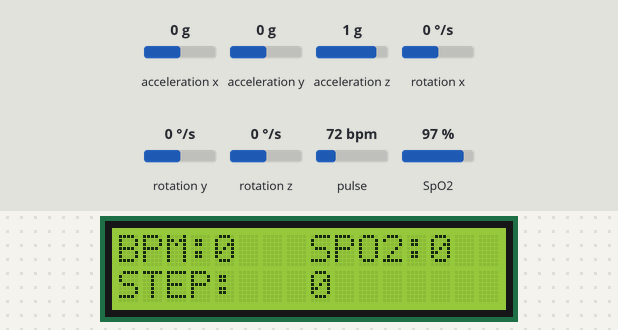
A sketch run on a simulated ESP32. Shown: 16×2 character LCD. Inputs (shaded band) come from the test bench; at power-on: pulse 72 bpm, SpO2 97 %, acceleration y 0 g, acceleration x 0 g, acceleration z 1 g, rotation x 0 °/s, rotation y 0 °/s, rotation z 0 °/s. WiFi joins after 1.5 s; servers stay silent unless stated; what the sketch prints to the serial monitor is not drawn.

Above: at 2.9 s.
3.0 s: pulse set to 42 bpm
At 4.8 s:
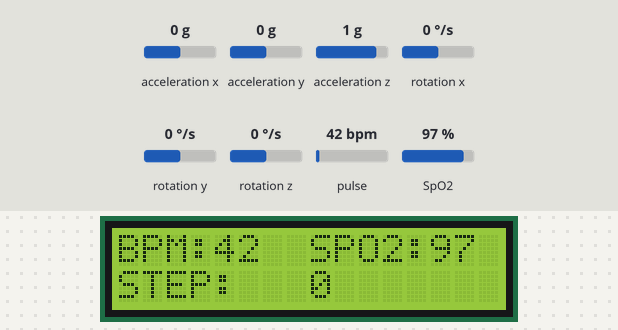
5.5 s: SpO2 set to 80 %
At 6.3 s:
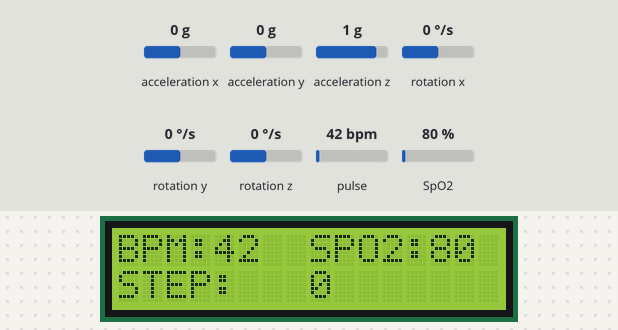
7.4 s: acceleration y set to -1.4 g
At 9.4 s:
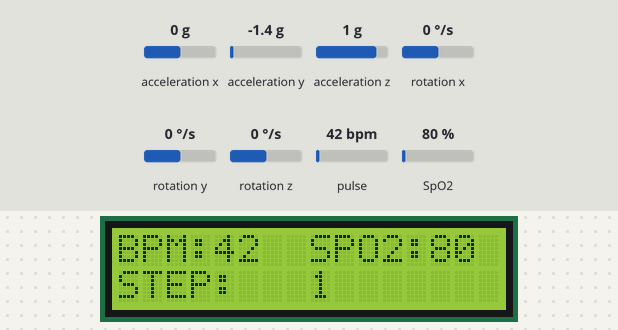
9.7 s: pulse set to 70 bpm
At 11.1 s:
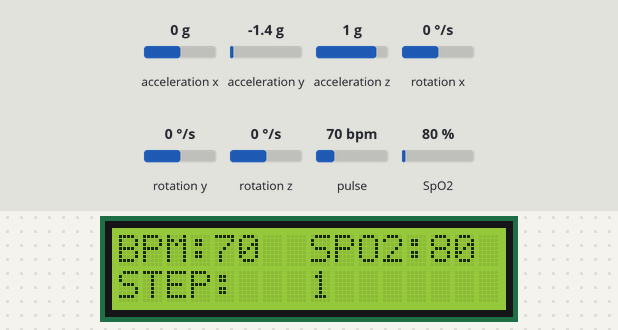
11.6 s: SpO2 set to 85 %
At 12.7 s:
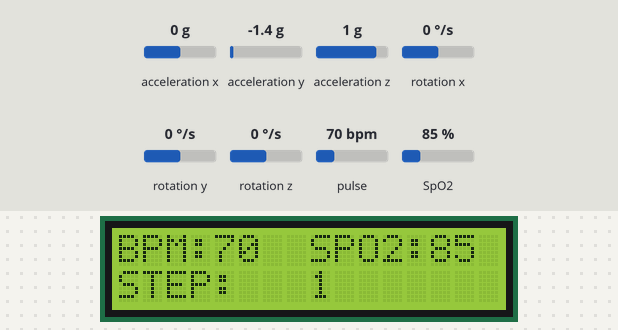
Timing chart, 0 to 14.5 s (numbered marks = the images above; inputs shaded):
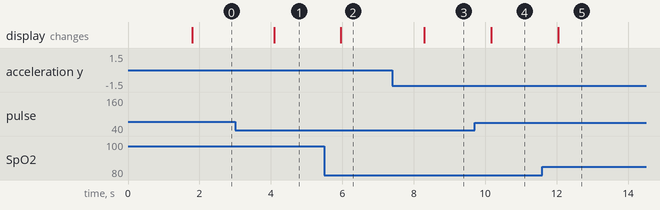

The sketch:

phan_cung.ino
```cpp
#include <Wire.h>
#include "MAX30100_PulseOximeter.h"
PulseOximeter pox;
int BPM, SpO2;
#include <LiquidCrystal_I2C.h>
LiquidCrystal_I2C lcd(0x27,16,2);
#include "I2Cdev.h"
#include "MPU6050.h"
//khaibao firebase
#include "WiFi.h"
const char* ssid = "robin ngoai dao hoang";
const char* password = "xinthicho";
#include <Firebase_ESP_Client.h>
#define FIREBASE_HOST "https://firebas-demo-esp32-default-rtdb.firebaseio.com/"
#define FIREBASE_AUTH "AIzaSyBRXP6uI9HKOjDzfMaVWHFDaCrl5Sz6zmo"

FirebaseData firebaseData;
FirebaseAuth auth;
FirebaseConfig config;

MPU6050 accelgyro;
int16_t ax, ay, az;
#define OUTPUT_READABLE_ACCELGYRO
int stepCount = 0;
int previousReading = 0;
int stepThreshold = 2000; // Adjust this value as needed
int n = 0;
int BPM1 = 0, SpO21 = 0;
const unsigned long interval = 10000;  // Gửi dữ liệu mỗi 10 giây
unsigned long previousMillis = 0;

void setup() {
  Serial.begin(9600);
  //ket noi wifi
  delay(200);
  Serial.println();
  Serial.print("Connecting to wifi: ");
  Serial.println(ssid);
  WiFi.begin(ssid, password);
  while (WiFi.status() != WL_CONNECTED) {
    delay(500);
    Serial.print(".");
  }

  Serial.printf("Firebase client v%s\n\n", FIREBASE_CLIENT_VERSION);  // Kêt nối Firebase

    config.api_key = FIREBASE_AUTH;
    config.database_url = FIREBASE_HOST;

  if (Firebase.signUp(&config, &auth, "", "")){
    Serial.println("ok");
  }
  else{
    Serial.printf("%s\n", config.signer.signupError.message.c_str());
  }
Firebase.begin(&config, &auth);


  Firebase.reconnectWiFi(true);

   lcd.init();
  // Print a message to the LCD.
    lcd.backlight();
    lcd.setCursor(0,0);
    lcd.print("BPM:");
    lcd.setCursor(8,0);
    lcd.print("SPO2:");
    lcd.setCursor(0,1);
    lcd.print("STEP:");
    Wire.begin();
   if (!pox.begin())
    {
         Serial.println("FAILED");
         for(;;);
    }
    else
    {
         Serial.println("SUCCESS");
    }
    pox.setIRLedCurrent(MAX30100_LED_CURR_7_6MA);
    // initialize device
    accelgyro.initialize();

}
void loop() {
  unsigned long currentMillis = millis();
    pox.update();
    BPM = pox.getHeartRate();
    SpO2 = pox.getSpO2();
    Serial.println(BPM);
    //Serial.print("SpO2: "); // set text
    Serial.println(SpO2);
    lcd.setCursor(4,0);
    lcd.print(BPM);
    lcd.setCursor(13,0);
    lcd.print(SpO2);
    lcd.setCursor(8,1);
    lcd.print(stepCount);
    if (BPM < 10){
    lcd.setCursor(5,0);
    lcd.print("  ");
    }
    if (BPM < 100){
    lcd.setCursor(6,0);
    lcd.print(" ");
    }
    if (SpO2 < 10){
    lcd.setCursor(14,0);
    lcd.print("  ");
    }
     if (SpO2 < 100){
    lcd.setCursor(15,0);
    lcd.print(" ");
    }
     if (stepCount < 10){
    lcd.setCursor(9,1);
    lcd.print("  ");
    }
    if (stepCount < 100){
    lcd.setCursor(10,1);
    lcd.print(" ");
    }
    accelgyro.getAcceleration(&ax, &ay, &az);
    if (n == 0){
      previousReading = ay;
    }
    n++;

    int currentReading = ay;
    if (currentReading > previousReading + stepThreshold || previousReading > currentReading + stepThreshold) {
      // Increment the step count
      stepCount++;
      // Update the previous reading with the current reading
      previousReading = currentReading;

    }
  else {
      // Update the previous reading without incrementing the step count
      previousReading = currentReading;
      }

    if(BPM != BPM1 || SpO2 != SpO21){
      BPM1 = BPM;
        Firebase.RTDB.setInt(&firebaseData, "BPM", BPM1);
        Firebase.RTDB.setInt(&firebaseData, "stepCount", stepCount);
        Firebase.RTDB.setInt(&firebaseData, "SpO2", SpO2);
    }

    //delay(50);
}
```

Measured:
- after the input at 3.0 s, the display: changes after 1.1 s (image 1)
- after the input at 5.5 s, the display: changes after 0.46 s (image 2)
- after the input at 7.4 s, the display: changes after 0.90 s (image 3)
- after the input at 9.7 s, the display: changes after 0.47 s (image 4)
- after the input at 11.6 s, the display: changes after 0.44 s (image 5)
